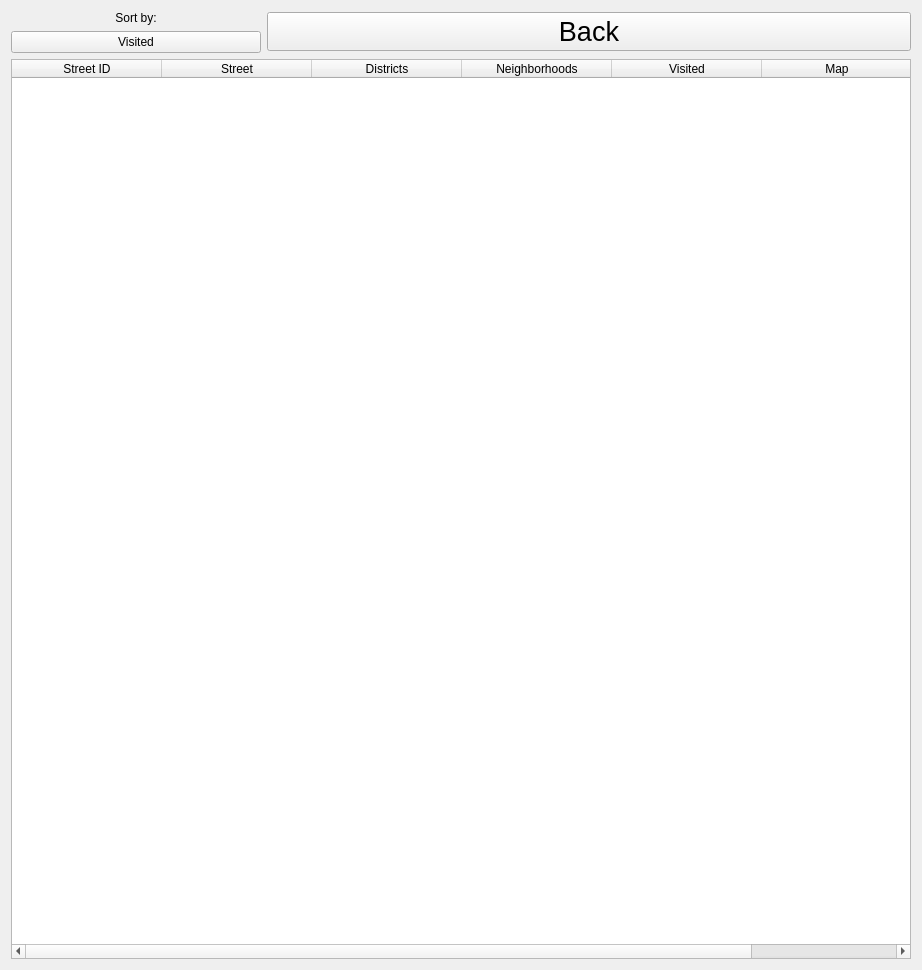
        <widget class="QWidget" name="Table">
         <property name="sizePolicy">
          <sizepolicy hsizetype="Expanding" vsizetype="Expanding">
           <horstretch>0</horstretch>
           <verstretch>0</verstretch>
          </sizepolicy>
         </property>
         <property name="minimumSize">
          <size>
           <width>900</width>
           <height>900</height>
          </size>
         </property>
         <layout class="QVBoxLayout" name="verticalLayout_2">
          <item>
           <layout class="QHBoxLayout" name="horizontalLayout_2">
            <item>
             <layout class="QVBoxLayout" name="verticalLayout_4">
              <item>
               <widget class="QLabel" name="label">
                <property name="sizePolicy">
                 <sizepolicy hsizetype="Fixed" vsizetype="Preferred">
                  <horstretch>0</horstretch>
                  <verstretch>0</verstretch>
                 </sizepolicy>
                </property>
                <property name="maximumSize">
                 <size>
                  <width>250</width>
                  <height>16777215</height>
                 </size>
                </property>
                <property name="text">
                 <string>Sort by:</string>
                </property>
                <property name="alignment">
                 <set>Qt::AlignCenter</set>
                </property>
               </widget>
              </item>
              <item>
               <widget class="QPushButton" name="sort_button">
                <property name="sizePolicy">
                 <sizepolicy hsizetype="Fixed" vsizetype="Fixed">
                  <horstretch>0</horstretch>
                  <verstretch>0</verstretch>
                 </sizepolicy>
                </property>
                <property name="maximumSize">
                 <size>
                  <width>250</width>
                  <height>16777215</height>
                 </size>
                </property>
                <property name="text">
                 <string>Visited</string>
                </property>
                <property name="checkable">
                 <bool>true</bool>
                </property>
               </widget>
              </item>
             </layout>
            </item>
            <item>
             <widget class="QPushButton" name="back_to_map_button">
              <property name="sizePolicy">
               <sizepolicy hsizetype="Minimum" vsizetype="Fixed">
                <horstretch>0</horstretch>
                <verstretch>0</verstretch>
               </sizepolicy>
              </property>
              <property name="minimumSize">
               <size>
                <width>200</width>
                <height>0</height>
               </size>
              </property>
              <property name="font">
               <font>
                <family>Arial</family>
                <pointsize>20</pointsize>
               </font>
              </property>
              <property name="layoutDirection">
               <enum>Qt::RightToLeft</enum>
              </property>
              <property name="text">
               <string>Back</string>
              </property>
              <property name="iconSize">
               <size>
                <width>80</width>
                <height>80</height>
               </size>
              </property>
              <property name="checkable">
               <bool>false</bool>
              </property>
             </widget>
            </item>
           </layout>
          </item>
          <item>
           <widget class="QTableWidget" name="main_table">
            <property name="minimumSize">
             <size>
              <width>900</width>
              <height>900</height>
             </size>
            </property>
            <property name="columnCount">
             <number>6</number>
            </property>
            <attribute name="horizontalHeaderMinimumSectionSize">
             <number>60</number>
            </attribute>
            <attribute name="horizontalHeaderDefaultSectionSize">
             <number>150</number>
            </attribute>
            <column>
             <property name="text">
              <string>Street ID</string>
             </property>
            </column>
            <column>
             <property name="text">
              <string>Street</string>
             </property>
            </column>
            <column>
             <property name="text">
              <string>Districts</string>
             </property>
            </column>
            <column>
             <property name="text">
              <string>Neighborhoods</string>
             </property>
            </column>
            <column>
             <property name="text">
              <string>Visited</string>
             </property>
            </column>
            <column>
             <property name="text">
              <string>Map</string>
             </property>
            </column>
           </widget>
          </item>
         </layout>
        </widget>
